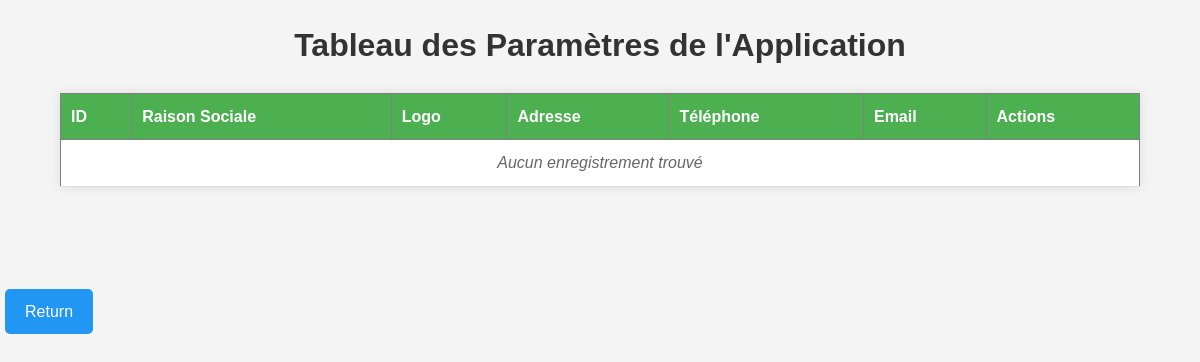
/tableau_parametre_appli.php, run on an earlier commit of the app's database.
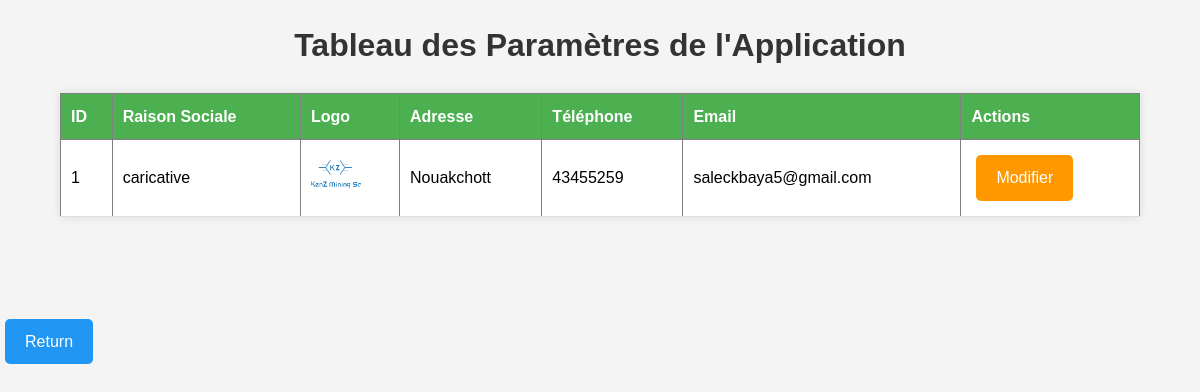
And on a later commit of the database.
### tables this page shows
CREATE TABLE IF NOT EXISTS `parametre_appli` (
  `id` int NOT NULL AUTO_INCREMENT,
  `raison_social` varchar(255) NOT NULL,
  `logo` varchar(255) NOT NULL,
  `adresse` text NOT NULL,
  `telephone` varchar(20) NOT NULL,
  `email` varchar(255) NOT NULL,
  PRIMARY KEY (`id`)
);

### tableau_parametre_appli.php (the view, shortened to what this page needs)
<?php
require_once("serv_projet1.php");
$result = $conn->query("SELECT * FROM parametre_appli");
?>
<!DOCTYPE html>
<html lang="fr">
<head>
    <link rel="stylesheet" href="css/styles_tableau_parametre_appli.css">
</head>
<body>
    <h1>Tableau des Paramètres de l'Application</h1>
    <table border="1">
        <thead>
            <tr>
                <th>ID</th>
                <th>Raison Sociale</th>
                <th>Logo</th>
                <th>Adresse</th>
                <th>Téléphone</th>
                <th>Email</th>
                <th>Actions</th>
            </tr>
        </thead>
        <tbody>
            <?php if ($result->num_rows > 0): ?>
                <?php while ($row = $result->fetch_assoc()): ?>
                    <tr>
                        <td><?php echo $row['id']; ?></td>
                        <td><?php echo $row['raison_social']; ?></td>
                        <td>
                            <?php if ($row['logo']): ?>
                                <img src="./img/<?php echo $row['logo']; ?>" alt="Logo" width="50">
                            <?php else: ?>
                                Pas de logo
                            <?php endif; ?>
                        </td>
                        <td><?php echo $row['adresse']; ?></td>
                        <td><?php echo $row['telephone']; ?></td>
                        <td><?php echo $row['email']; ?></td>
                        <td>
                            <a href="Formulaires/formulaire_parametre-appli.php?id=<?php echo $row['id']; ?>" class="btn-edit">Modifier</a>
                        </td>
                    </tr>
                <?php endwhile; ?>
            <?php else: ?>
                <tr>
                    <td colspan="7">Aucun enregistrement trouvé</td>
                </tr>
            <?php endif; ?>
        </tbody>
    </table>
    <br>
    <br><br>
    <a href="users_dashboard/admin_dashboard.php" class="btn-blue">Return</a>
</body>
</html>

What changed in the data, as far as the page shows it:
added parametre_appli: id "1", raison_social "caricative", logo (picture), adresse "Nouakchott", telephone "43455259", email "saleckbaya5@gmail.com"
Also different on the page:
text no longer shown: "Aucun enregistrement trouvé"
